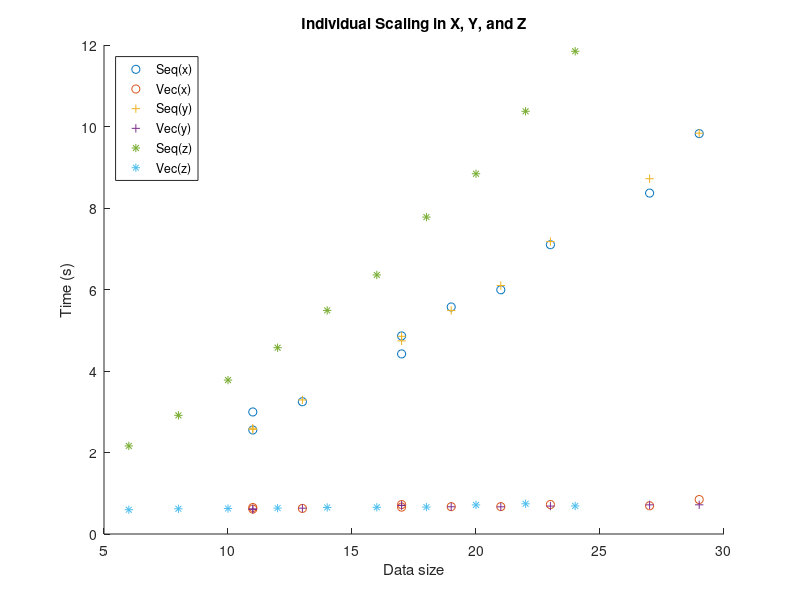

MATLAB code for this plot:
load('compete_10x.mat','result_size','result_time')

clf
hold on
plot(result_size(:,1),result_time(:,1),'o')
plot(result_size(:,1),result_time(:,2),'o')

load('compete_10y.mat','result_size','result_time')

plot(result_size(:,1),result_time(:,1),'+')
plot(result_size(:,1),result_time(:,2),'+')

load('compete_10z.mat','result_size','result_time','cubesize')

plot(result_size(:,1),result_time(:,1),'*')
plot(result_size(:,1),result_time(:,2),'*')

legend('Seq(x)','Vec(x)', 'Seq(y)','Vec(y)','Seq(z)','Vec(z)','Location','Northwest')
xlabel('Data size')
ylabel('Time (s)')
title('Individual Scaling in X, Y, and Z')
